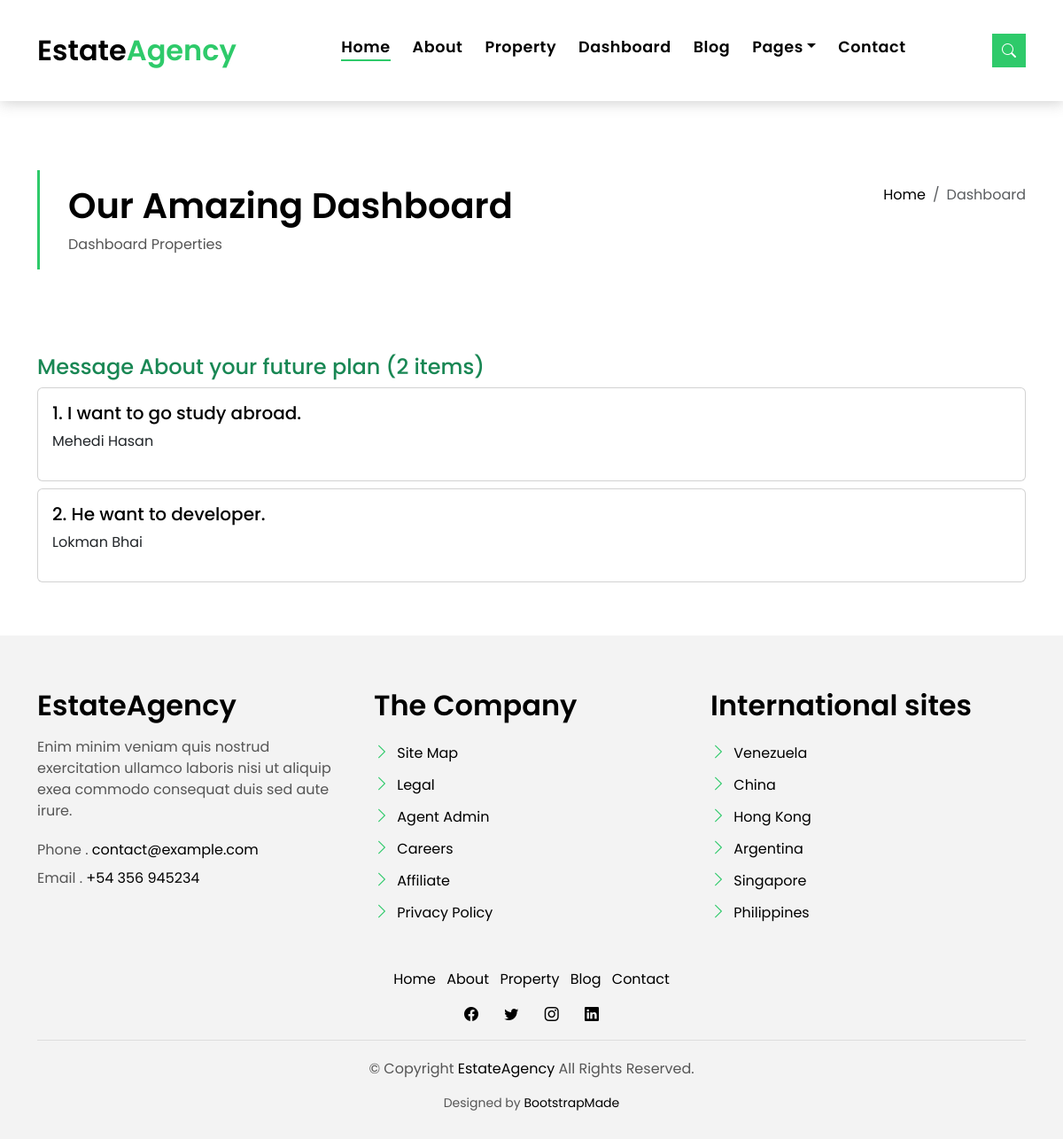
The app's page /dashboard, older data.
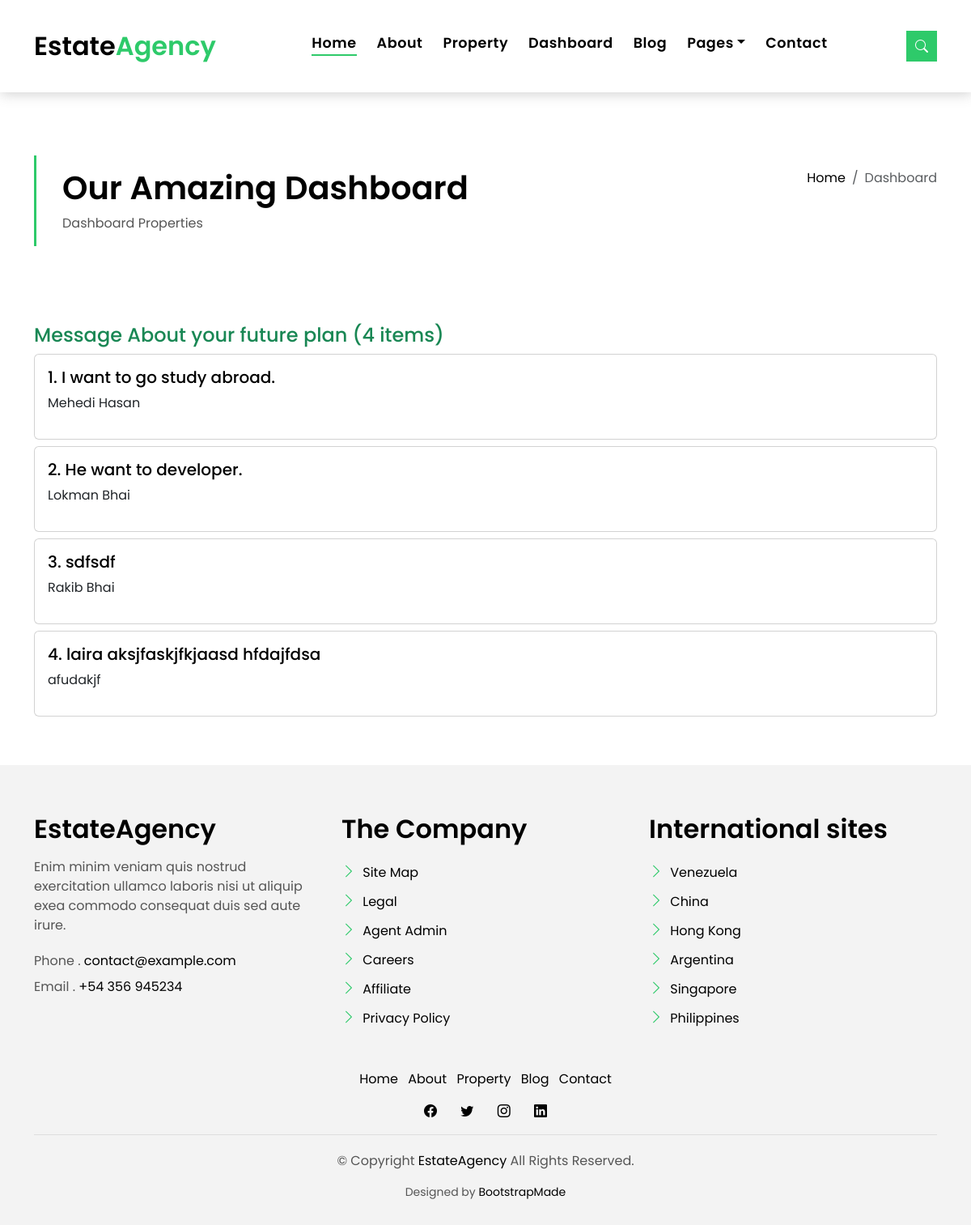
The same page, newer data.
### contact/models.py (models this page shows, shortened)
class Message(models.Model):
    name = models.CharField(max_length=50, null=False)
    email = models.EmailField(max_length=30, null=False)
    subject = models.CharField(max_length=30, null=False)
    message = models.TextField()

### index/views.py (the view)
# urls.py: path('dashboard', views.dashboard),
def dashboard(request):
    item =Message.objects.all()
    return render(request, 'dashboard.html', {'item': item})

### templates/dashboard.html (shortened to what this page needs)
{% extends "layout.html" %}
{% block main %}
    <section class="intro-single">
      <div class="container">
        <div class="row">
          <div class="col-md-12 col-lg-8">
            <div class="title-single-box">
              <h1 class="title-single">Our Amazing Dashboard</h1>
              <span class="color-text-a">Dashboard Properties</span>
            </div>
          </div>
          <div class="col-md-12 col-lg-4">
            <nav aria-label="breadcrumb" class="breadcrumb-box d-flex justify-content-lg-end">
              <ol class="breadcrumb">
                <li class="breadcrumb-item">
                  <a href="#">Home</a>
                </li>
                <li class="breadcrumb-item active" aria-current="page">
                  Dashboard
                </li>
              </ol>
            </nav>
          </div>
        </div>
      </div>
    </section>
    <div class='container mt-5'>
      <h4 class='text-success'>Message About your future plan ({{ item | length }} items)</h4>
      {% for i in item %}
      <div class='card mb-2 p-3'>
          <h5>{{i.id}}. {{i.message}}</h5>
        <p>{{i.name}}</p>
      </div>
      {% endfor %}
    </div>
{% endblock main%}

Row changes from the older to the newer data that the page shows:
added Message: id "3", message "sdfsdf", name "Rakib Bhai"
added Message: id "4", message "laira aksjfaskjfkjaasd hfdajfdsa", name "afudakjf"
Text that changed along with them:
{{ item | length }}: "2" → "4"
